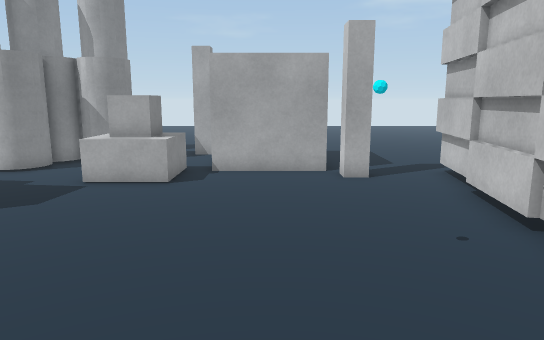
View 1 (above)

20 first-person views from a walk through a 3-D level made in the Unity game engine. The camera is 1.2 m above the floor, tilts 10° down and sees 70° across. The floor is counted in squares, 0.5 m on a side. Each view is taken from the middle of a square. On the plan, view 1 faces up. The plan holds only what a view shows up to about 20 squares ahead; the rest is blank. The place goes on beyond the plan. The player character is not drawn.

View 2
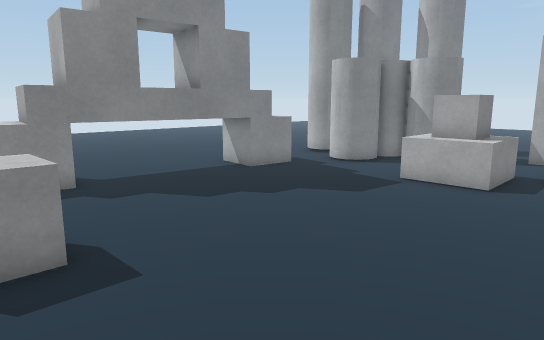

View 3
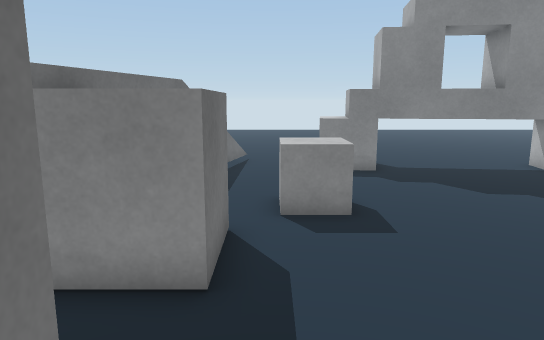

View 4
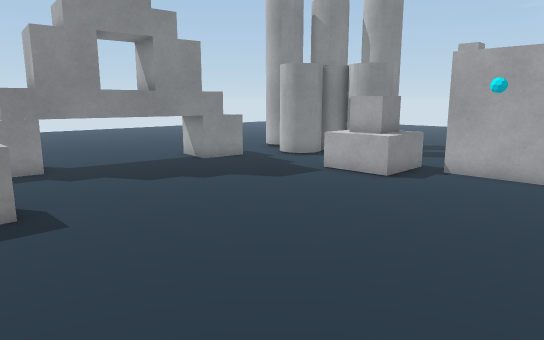

View 5
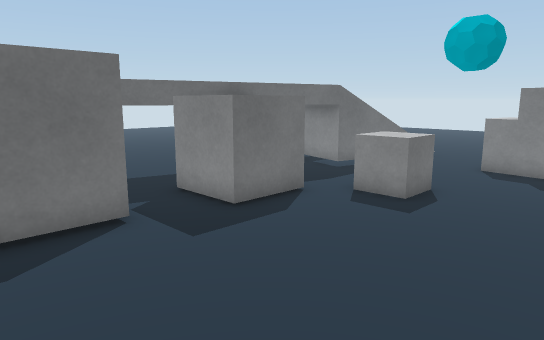

View 6
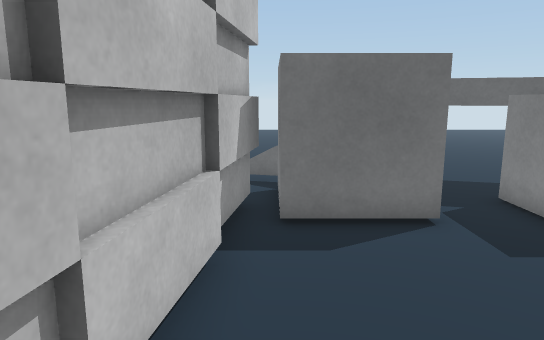

View 7
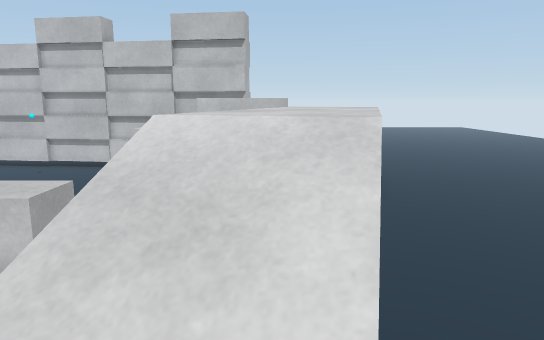

View 8
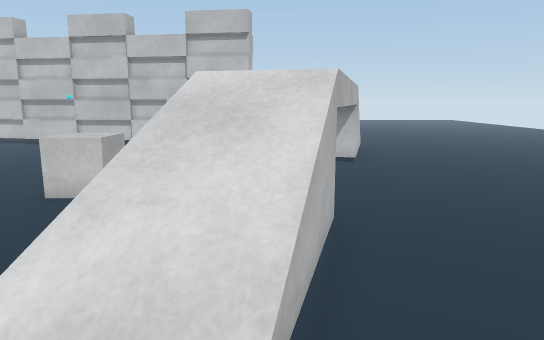

View 9
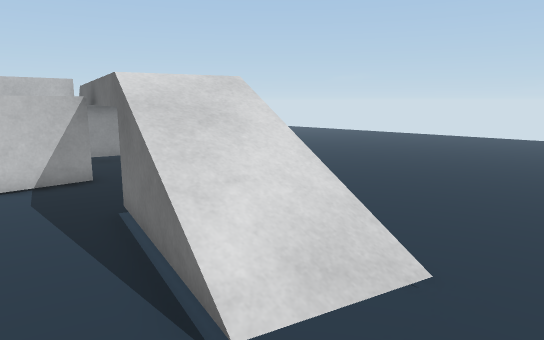

View 10
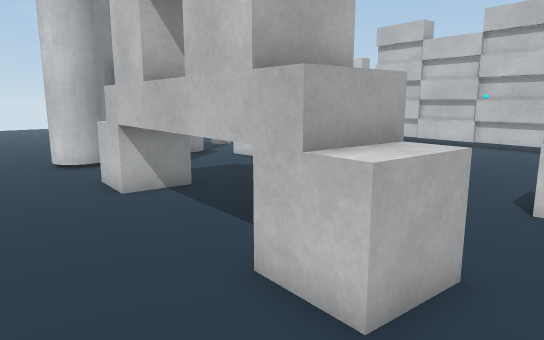

View 11
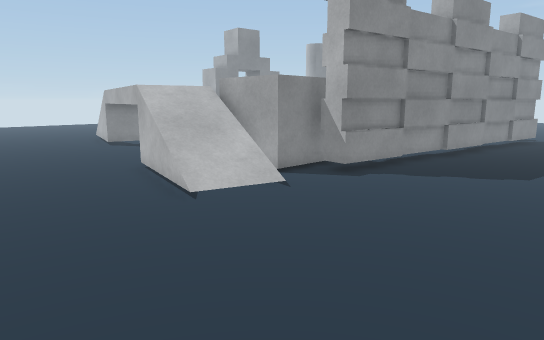

View 12
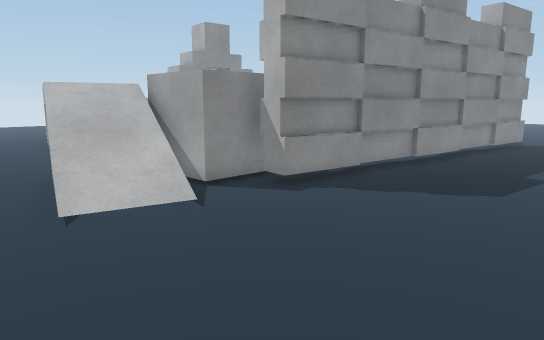

View 13
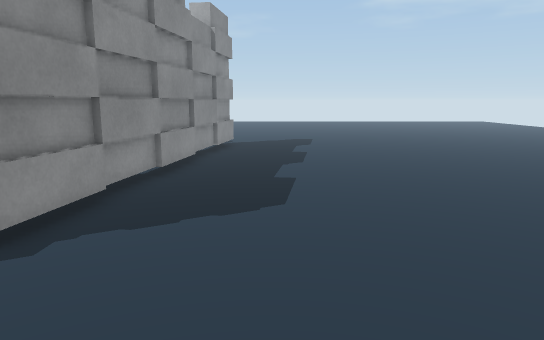

View 14
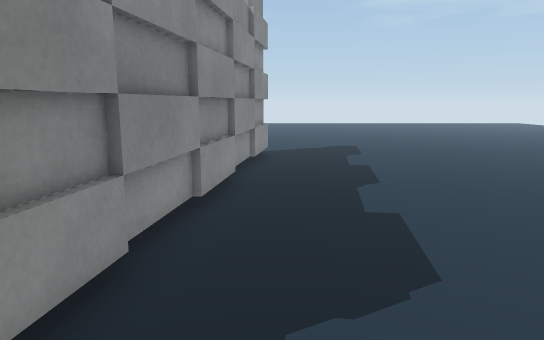

View 15
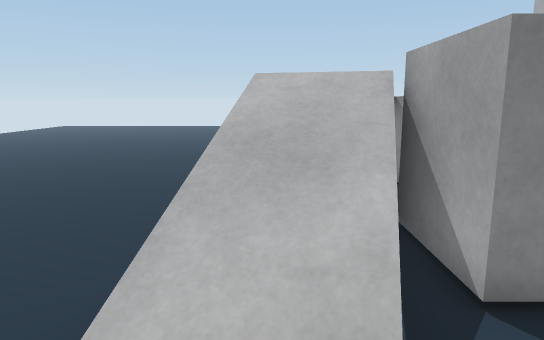

View 16
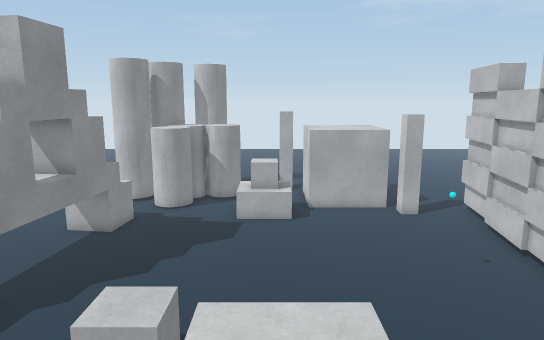

View 17
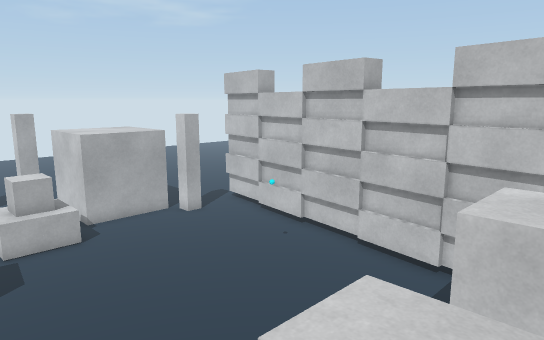

View 18
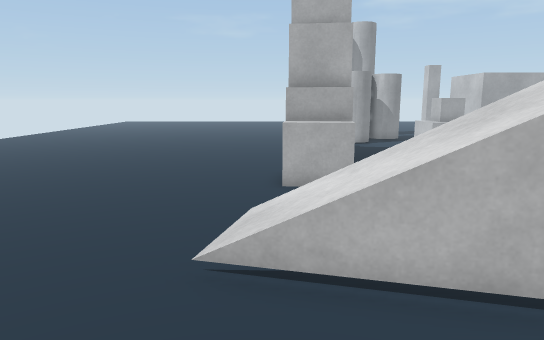

View 19
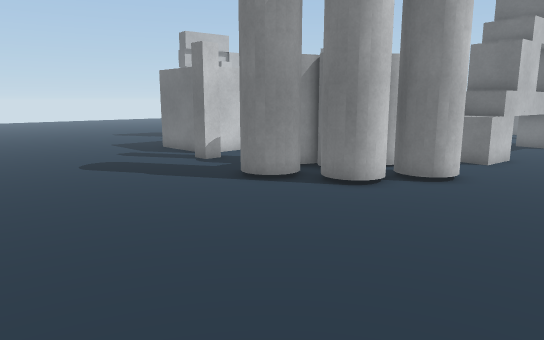

View 20
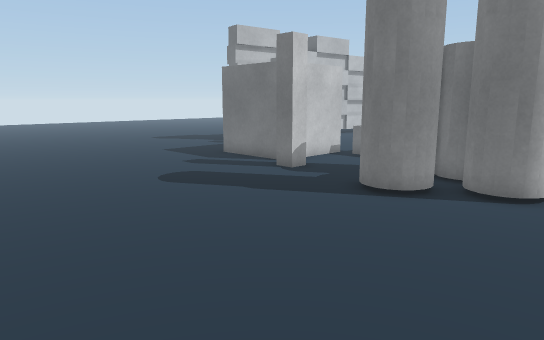

### Floor plan
Key: @ floor where view 1 was taken; # wall or solid block; . main floor; : floor 1.5 m higher than the main floor; / step, stairs or slope; = window, fence, low wall or low ledge; v drop or lower ground; P pillar; B box; O other object.
Columns run from 17 left of view 1 to 12 right of it. Each row starts with its distance up from view 1.
 29     .
 28 .       ......
 27     ...............
 26    .....................
 25   ..........................
 24  ...........................
 23  ..........................
 22  .........................
 21  ........................
 20  ........OO...............
 19  .....OOO O...............
 18   ....OOOOO..PP...........
 17   ...OOOOO O...BBBBB.....
 16   ..OOO  OOO...BBB  .....
 15   ..OOOOOOOO...BBBB ..........
 14   .....OOO.OOOOBBBBB..........
 13   .....OO..OOOOBBBBPP. ##.....
 12 .....OO....OOOO....PP.###.....
 11 ....OOO....OOOO.......###.....
 10 ....OOO...............##......
  9 ....OOO...............##......
  8 ....OOO...............##......
  7 ....OOO...............##......
  6 ....OOO...........OO. ##......
  5 ....OOO............O.###......
  4 ....OOO..............###......
  3 ...OOO...............##.......
  2 ...OOO....BB.........##.......
  1 .........BBB.........##.......
  0 ..........BB.....@...##.......
 -1 .../........BBB..BBBB##.......
 -2 ...//==v#...BBB..BBBB##.......
 -3 ..//////:#vvBBB..BB B# .......
 -4 ..//=///::::::.v#B BB.........
 -5 .....=vv:::::: ://BB..........
 -6  ........v.::: ://////.......
 -7  ............v.://////.......
 -8  ...............#===//.......
 -9   .................../.......
-10   ...........................
-11   .......................... .
-12   .........................
-13   ........................
-14    .....................     .

Positions as (right, up) in squares from view 1, and headings:
1: (0, 0), facing up
2: (0, 0), facing up-left
3: (2, 0), facing left
4: (3, 0), facing up-left
5: (3, 6), facing down-left
6: (3, 6), facing down
7: (-14, -4), facing right
8: (-17, -4), facing right
9: (-17, 1), facing down-right
10: (-17, 0), facing up-right
11: (12, -14), facing up-left
12: (12, -11), facing up-left
13: (9, -9), facing up
14: (7, -5), facing up
15: (7, -7), facing left
16: (-4, -6), facing up
17: (-8, -4), facing up-right
18: (-14, -9), facing up
19: (-17, 28), facing down-right
20: (-13, 29), facing down-right
